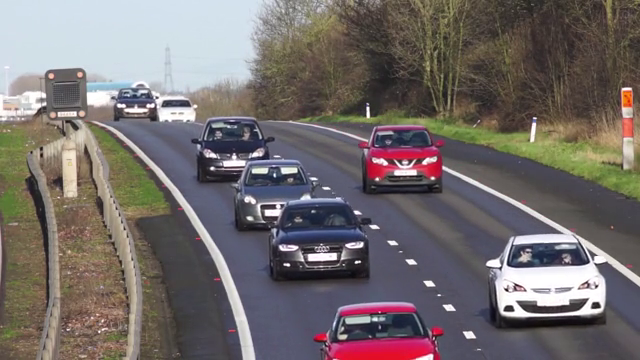
//> input picture frame 37 of VideoBackgroundEstimation/video.mp4, 640 x 360 px
$ ./removeVideoBg   (built with g++ and OpenCV 4)
//> lines starting //> are read from the running program, lines starting //| are printed output that depends on the picture; after the words box and inside, x2 and y2 are one past the last pixel; in counts of white or black regions, pixels touching at a corner belong together
#include <opencv2/opencv.hpp>
#include <iostream>
#include <random>

using namespace std;
using namespace cv;

int computeMedian(vector<int> elements) {
	nth_element(elements.begin(), elements.begin()+elements.size()/2, elements.end());
	//sort(elements.begin(),elements.end());

	return elements[elements.size()/2];
}

cv::Mat compute_median(std::vector<cv::Mat> vec) {
	// Note: Expects the image to be CV_8UC3
	cv::Mat medianImg(vec[0].rows, vec[0].cols, CV_8UC3, cv::Scalar(0, 0, 0));

	for(int row=0; row<vec[0].rows; row++) {
		for(int col=0; col<vec[0].cols; col++) {
			std::vector<int> elements_B;
			std::vector<int> elements_G;
			std::vector<int> elements_R;

			for(int imgNumber=0; imgNumber<vec.size(); imgNumber++) {
				int B = vec[imgNumber].at<cv::Vec3b>(row, col)[0];
				int G = vec[imgNumber].at<cv::Vec3b>(row, col)[1];
				int R = vec[imgNumber].at<cv::Vec3b>(row, col)[2];

				elements_B.push_back(B);
				elements_G.push_back(G);
				elements_R.push_back(R);
			}

			medianImg.at<cv::Vec3b>(row, col)[0] = computeMedian(elements_B);
			medianImg.at<cv::Vec3b>(row, col)[1] = computeMedian(elements_G);
			medianImg.at<cv::Vec3b>(row, col)[2] = computeMedian(elements_R);
		}
	}
	return medianImg;
}

int main(int argc, char const *argv[])
{
	std::string video_file;
	// Read video file
	if(argc > 1) {
		video_file = argv[1];
	} else {
		video_file = "video.mp4";
	}

	VideoCapture cap(video_file);

	if(!cap.isOpened())
		cerr << "Error opening video file\n";

	// Randomly select 25 frames
	default_random_engine generator;
	uniform_int_distribution<int>distribution(0, cap.get(CAP_PROP_FRAME_COUNT));

	vector<Mat> frames;
	Mat frame;

	for(int i=0; i<25; i++) {
		int fid = distribution(generator);
		cap.set(CAP_PROP_POS_FRAMES, fid);
		Mat frame;
		cap >> frame;
//> frame is the input picture: 360 rows x 640 cols, CV_8UC3; mean B, G, R 108, 108.8, 115.8
		if(frame.empty())
			continue;
		frames.push_back(frame);
	}

	// Calculate the median along the time axis
	Mat medianFrame = compute_median(frames);

	// Display median frame
	imshow("frame", medianFrame);
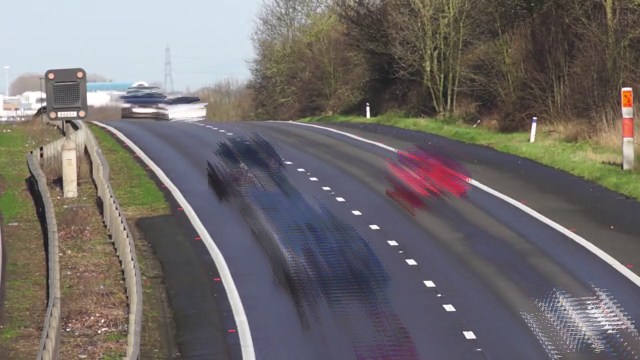
//> window 'frame': 360 rows x 640 cols, CV_8UC3; mean B, G, R 107.4, 108.2, 113
	waitKey(0);

	//  Reset frame number to 0
	cap.set(CAP_PROP_POS_FRAMES, 0);

	// Convert background to grayscale
	Mat grayMedianFrame;
	cvtColor(medianFrame, grayMedianFrame, COLOR_BGR2GRAY);

	// Loop over all frames
	while(1) {
		// Read frame
		cap >> frame;
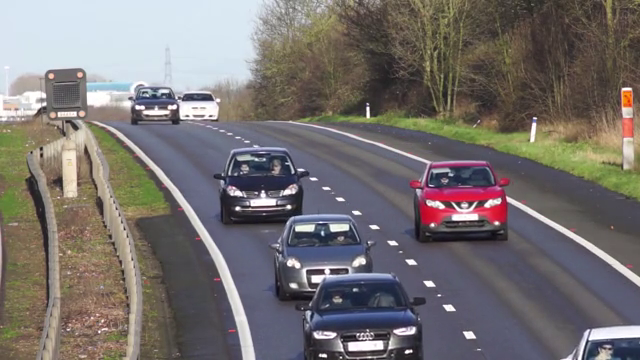
//> input picture frame 62 of VideoBackgroundEstimation/video.mp4, 640 x 360 px
//> frame is the input picture: 360 rows x 640 cols, CV_8UC3; mean B, G, R 112.3, 113.5, 118.8

		if (frame.empty())
			break;

		// Convert current frame to grayscale
		cvtColor(frame, frame, COLOR_BGR2GRAY);
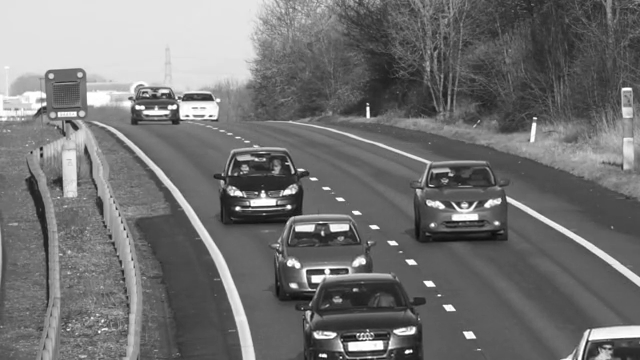
//> frame: 360 rows x 640 cols, CV_8UC1; min 11, max 255, mean 114.9

		// Calculate absolute difference of current frame and the median frame
		Mat dframe;
		absdiff(frame, grayMedianFrame, dframe);

		// Threshold to binarize
		threshold(dframe, dframe, 30, 255, THRESH_BINARY);

		// Display Image
		imshow("frame", dframe);
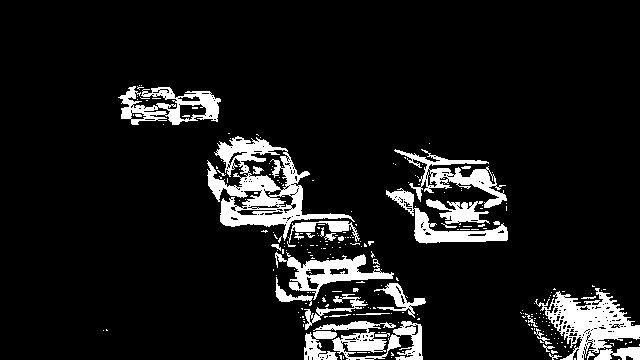
//> window 'frame': 360 rows x 640 cols, CV_8UC1; 9.7% white; 254 white regions (220 under 20 px), largest, box (x1, y1, x2, y2) and area: (207, 136, 355, 241) 4876, (535, 288, 640, 360) 3172, (313, 321, 423, 360) 2023
		waitKey(20);
	}

	cap.release();
	return 0;
}

$ run again, starting later in the video
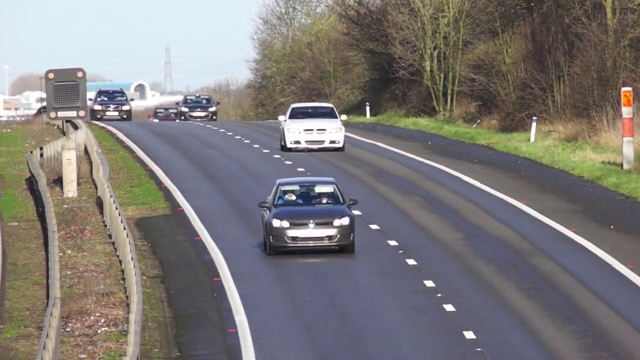
//> input picture frame 169 of VideoBackgroundEstimation/video.mp4, 640 x 360 px
//> frame is the input picture: 360 rows x 640 cols, CV_8UC3; mean B, G, R 120.8, 122.1, 125.7
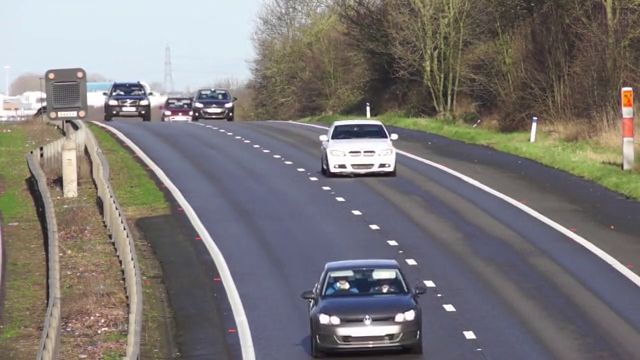
//> input picture frame 194 of VideoBackgroundEstimation/video.mp4, 640 x 360 px
//> frame is the input picture: 360 rows x 640 cols, CV_8UC3; mean B, G, R 118.9, 120.1, 123.8
//> frame: 360 rows x 640 cols, CV_8UC1
//> `imshow("frame", dframe);`:
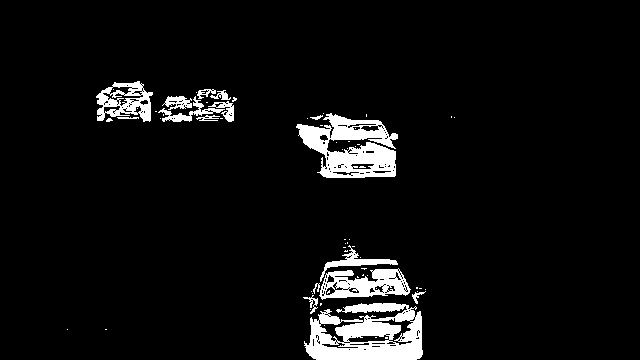
//> window 'frame': 360 rows x 640 cols, CV_8UC1; 5.7% white; 68 white regions (52 under 20 px), largest, box (x1, y1, x2, y2) and area: (304, 303, 423, 360) 4534, (296, 113, 398, 178) 3693, (319, 268, 411, 300) 1679

$ run again, starting later in the video
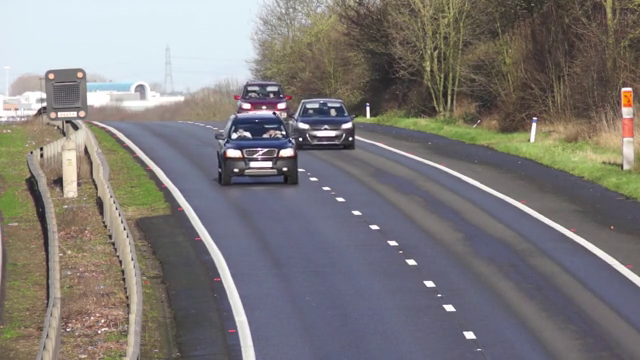
//> input picture frame 301 of VideoBackgroundEstimation/video.mp4, 640 x 360 px
//> frame is the input picture: 360 rows x 640 cols, CV_8UC3; mean B, G, R 121.5, 122.7, 126.3
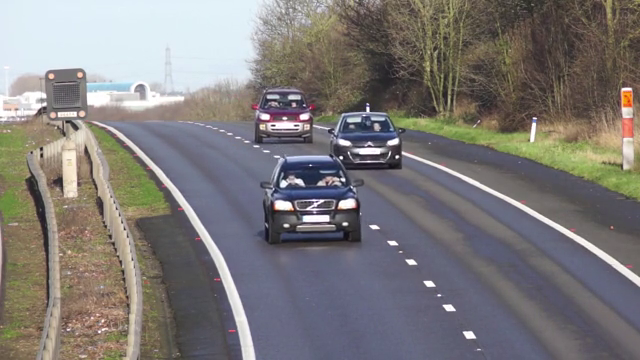
//> input picture frame 326 of VideoBackgroundEstimation/video.mp4, 640 x 360 px
//> frame is the input picture: 360 rows x 640 cols, CV_8UC3; mean B, G, R 121.3, 122.4, 125.9
//> frame: 360 rows x 640 cols, CV_8UC1
//> `imshow("frame", dframe);`:
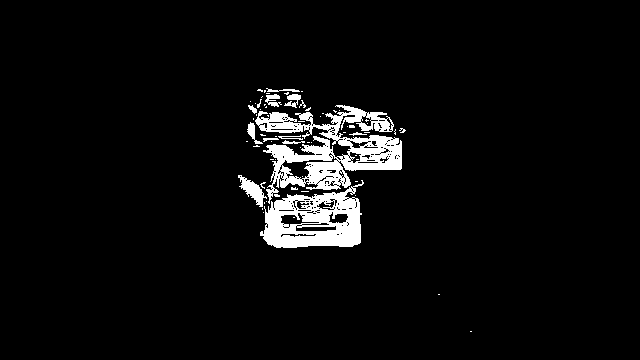
//> window 'frame': 360 rows x 640 cols, CV_8UC1; 4.8% white; 68 white regions (55 under 20 px), largest, box (x1, y1, x2, y2) and area: (255, 105, 402, 204) 5836, (260, 180, 364, 248) 3977, (238, 175, 267, 207) 365
